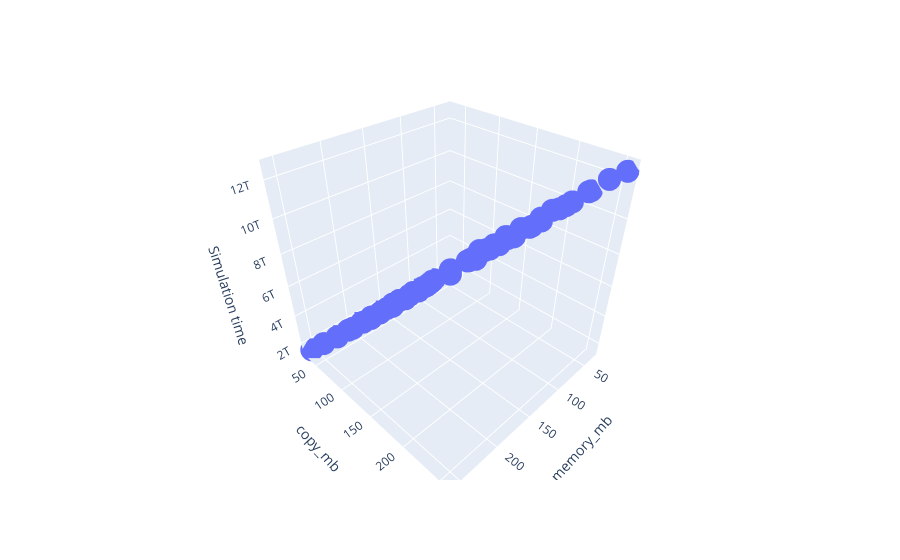

The notebook cell this image was saved under:
### Code cell
import pandas as pd
import numpy as np
import plotly.graph_objects as go
# Read data from a csv
# z_data = pd.read_csv('https://raw.githubusercontent.com/plotly/datasets/master/api_docs/mt_bruno_elevation.csv')
# z = z_data.values
# sh_0, sh_1 = z.shape
# x, y = np.linspace(0, 1, sh_0), np.linspace(0, 1, sh_1)
# fig = go.Figure(data=[go.Surface(z=df["Simulation time"], x=df["memory_mb"], y=df["copy_mb"])])
# fig = go.Figure(data=[go.Scatter3d(z=df["Max Resident Set Size"], x=df["memory_mb"], y=df["copy_mb"], xlabel="hi")])
fig = px.scatter_3d(df, x = "memory_mb", y="copy_mb", z="Simulation time")
# fig.update_layout(title='Mt Bruno Elevation', autosize=False,
#                   width=500, height=500,
#                   margin=dict(l=65, r=50, b=65, t=90))
plotly.offline.iplot(fig)

### Figure 1 — Plotly figure (JSON) as saved in the notebook; plotly's stock layout.template omitted (floating-point values rounded to 4 significant figures)
{"data": [{"hovertemplate": "memory_mb=%{x}<br>copy_mb=%{y}<br>Simulation time=%{z}<extra></extra>", "legendgroup": "", "marker": {"color": "#636efa", "symbol": "circle"}, "mode": "markers", "name": "", "scene": "scene", "showlegend": false, "type": "scatter3d", "x": ["96", "160", "64", "192", "64", "256", "160", "192", "160", "96", "32", "256", "96", "160", "32", "96", "256", "192", "224", "64", "32", "192", "160", "128", "32", "224", "32", "256", "32", "192", "64", "256", "96", "64", "64", "224", "128", "256", "224", "128", "224", "96", "160", "128", "192", "128", "96", "224", "32", "160", "192", "32", "64", "256", "128", "96", "224", "128", "192", "128", "256", "160", "64", "224"], "y": ["32", "96", "192", "256", "128", "64", "160", "32", "224", "256", "32", "128", "160", "256", "64", "64", "160", "192", "64", "64", "96", "96", "128", "32", "192", "224", "128", "192", "160", "160", "256", "256", "128", "96", "224", "192", "160", "96", "256", "192", "96", "192", "192", "128", "224", "256", "96", "160", "256", "32", "128", "224", "160", "224", "64", "224", "128", "224", "64", "96", "32", "64", "32", "32"], "z": [1480297149000, 4564176592000, 9421627609000, 12475424247000, 6142734265000, 3058759608000, 7788634873000, 1523184314000, 11107313504000, 12543931682000, 1483205161000, 6158203581000, 7851529481000, 12468462860000, 3026318189000, 3034106463000, 7716321084000, 9339243414000, 3003365144000, 3025097594000, 4650051084000, 4556682316000, 6160122496000, 1481934559000, 9336372352000, 11046193581000, 6153780104000, 9304335648000, 7643445575000, 7740966453000, 12564120077000, 12464819147000, 6204769019000, 4573541351000, 10910893044000, 9366113917000, 7776694341000, 4577840516000, 12616425613000, 9289771804000, 4565147374000, 9487116798000, 9233295747000, 6109340784000, 11162736226000, 12513001766000, 4615339891000, 7807054040000, 12429799234000, 1481598062000, 6096735142000, 10918626519000, 7640876242000, 10920673794000, 3021386613000, 11080557749000, 6129371388000, 10878316899000, 2999275389000, 4592194714000, 1505909272000, 3033813953000, 1489865866000, 1485778080000]}], "layout": {"autosize": true, "legend": {"tracegroupgap": 0}, "margin": {"t": 60}, "scene": {"aspectmode": "auto", "aspectratio": {"x": 1, "y": 1, "z": 1}, "domain": {"x": [0, 1], "y": [0, 1]}, "xaxis": {"title": {"text": "memory_mb"}, "type": "linear"}, "yaxis": {"title": {"text": "copy_mb"}, "type": "linear"}, "zaxis": {"title": {"text": "Simulation time"}, "type": "linear"}}}}
